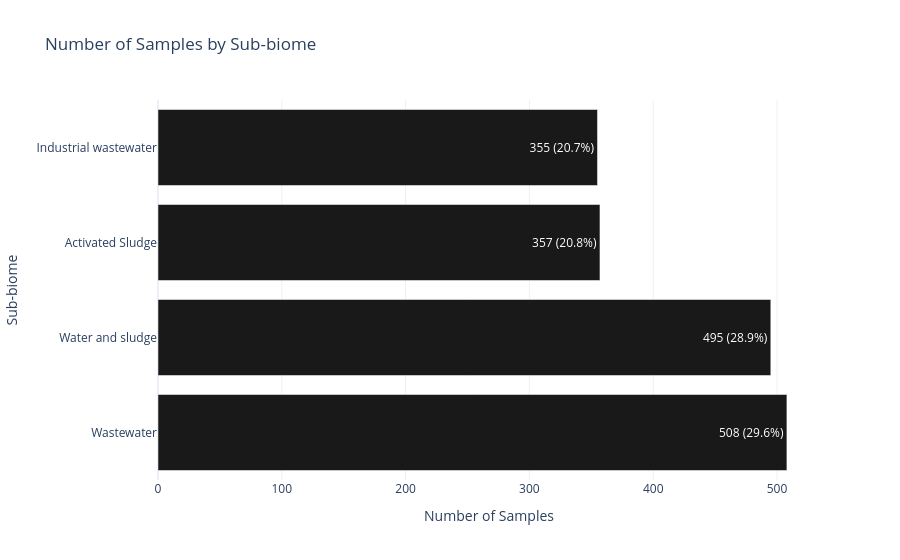

Source (notebook cell):
### Markdown cell above
### Plotting some obs metadata

### Code cell
import plotly.express as px

df = dedupe.obs["biome_level_3"].value_counts().reset_index()
df['pct'] = round(df['count']/sum(df['count'])*100, 1)
df['text'] = df['count'].astype(str) + ' (' + df['pct'].astype(str) + '%)'

fig = px.bar(
    df,
    y='biome_level_3',
    x='count',
    labels={"biome_level_3": "Sub-biome", "count": "Number of Samples"},
    title="Number of Samples by Sub-biome",
    orientation='h',
    template='plotly_white',
    text='text'  
)
fig.update_traces(marker_color='#191919')
fig.update_layout(showlegend=False)

### Figure 1 — Plotly figure (JSON) as saved in the notebook; plotly's stock layout.template omitted (floating-point values rounded to 4 significant figures)
{"data": [{"hovertemplate": "Number of Samples=%{x}<br>Sub-biome=%{y}<br>text=%{text}<extra></extra>", "legendgroup": "", "marker": {"color": "#191919", "pattern": {"shape": ""}}, "name": "", "orientation": "h", "showlegend": false, "text": ["508 (29.6%)", "495 (28.9%)", "357 (20.8%)", "355 (20.7%)"], "textposition": "auto", "type": "bar", "x": [508, 495, 357, 355], "xaxis": "x", "y": ["Wastewater", "Water and sludge", "Activated Sludge", "Industrial wastewater"], "yaxis": "y"}], "layout": {"barmode": "relative", "legend": {"tracegroupgap": 0}, "showlegend": false, "title": {"text": "Number of Samples by Sub-biome"}, "xaxis": {"anchor": "y", "domain": [0, 1], "title": {"text": "Number of Samples"}}, "yaxis": {"anchor": "x", "domain": [0, 1], "title": {"text": "Sub-biome"}}}}
